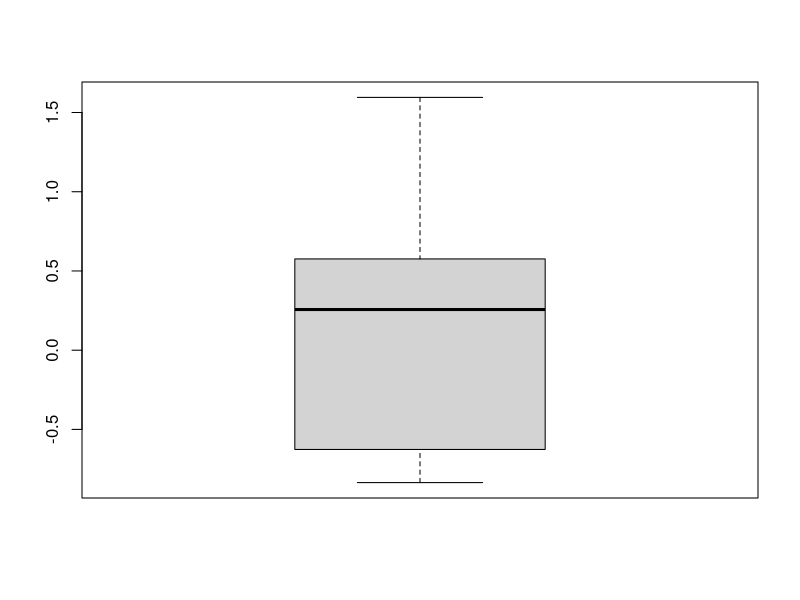
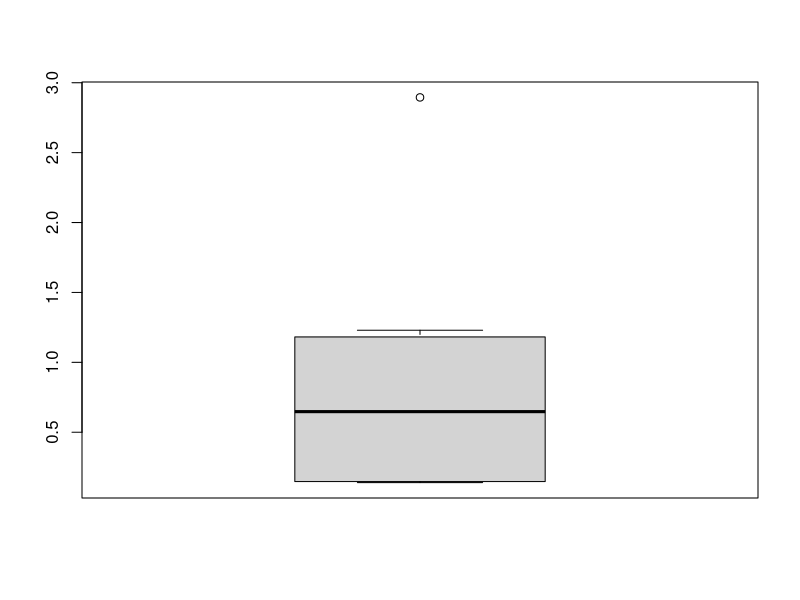
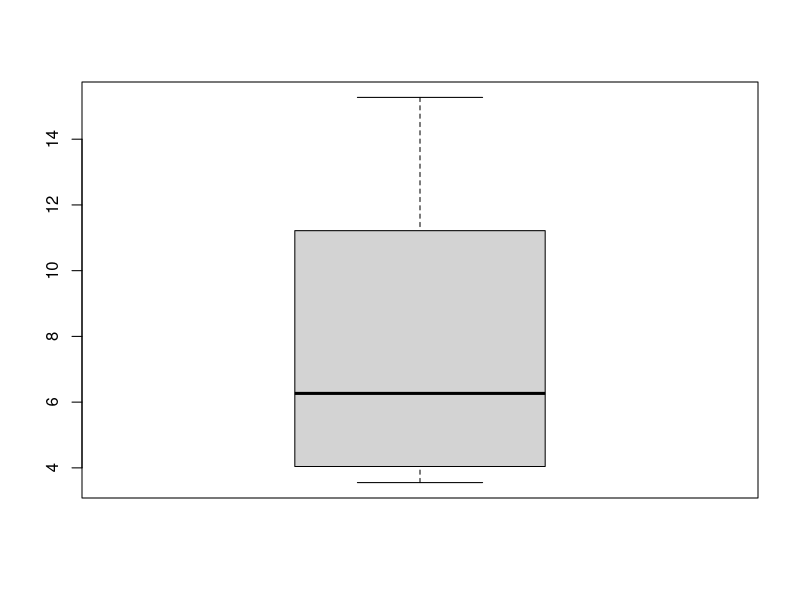

These charts were generated, in order, by the following R code:
set.seed(1)
x<-rnorm(10)
boxplot(x)

set.seed(1)
x<-rexp(10)
boxplot(x)

set.seed(1)
x<-rchisq(10, 7)
boxplot(x)

reject_or_not <- function(mat, crit){
  n <- nrow(mat)
  mx <- colMeans(mat)
  vx <- (colSums(mat^2) - n*mx^2)/(n-1)
  t_stats <- sqrt(n)*mx/sqrt(vx)
  return(abs(t_stats)>=crit)
}


simu <- function(n, s2, nsim, distr){
  crit <- qt(0.975, n-1)
  if(distr=="normal"){
    x <- matrix(rnorm(n*nsim), ncol=nsim)*sqrt(s2)
  }
  if(distr=="exp"){
    x <- (matrix(rexp(n*nsim),ncol=nsim)-1)*sqrt(s2)
  }
  ttest <- reject_or_not(x, crit)
  result <- data.frame(n=n, alpha=0.05, sigma2=s2,
                       tTest=mean(ttest))
  return(result)
}


estim <- function(mat){
  num_cols <- ncol(mat)
  num_rows <- nrow(mat)
  v1 <- colMeans(mat)^2
  v2 <- c()
  for(i in 1:num_cols){
    x <- mat[,i]
    temp <- outer(x, x)
    diag(temp) <- 0
    v2[i] <- sum(temp)/(num_rows*(num_rows-1))
  }
  return(list(v1, v2))
}
x <- matrix(rnorm(100*5), ncol=5)

simu_estim <- function(n, mu, s2, nsim){
  x <- matrix(rnorm(n*nsim)*sqrt(s2)+mu, ncol=nsim)
  temp <- estim(x)
  v1 <- unlist(temp[1]); v2 <- unlist(temp[2])
  res <- data.frame(n=n, mu=mu, s2=s2,
                    bias.v1=mean(v1-mu^2),
                    MSE.v1=mean((v1-mu^2)^2),
                    bias.v2=mean(v2-mu^2),
                    MSE.v2=mean((v2-mu^2)^2))
  return(res)
}

res <- simu_estim(10, 7, 20, 1000); print(res)
